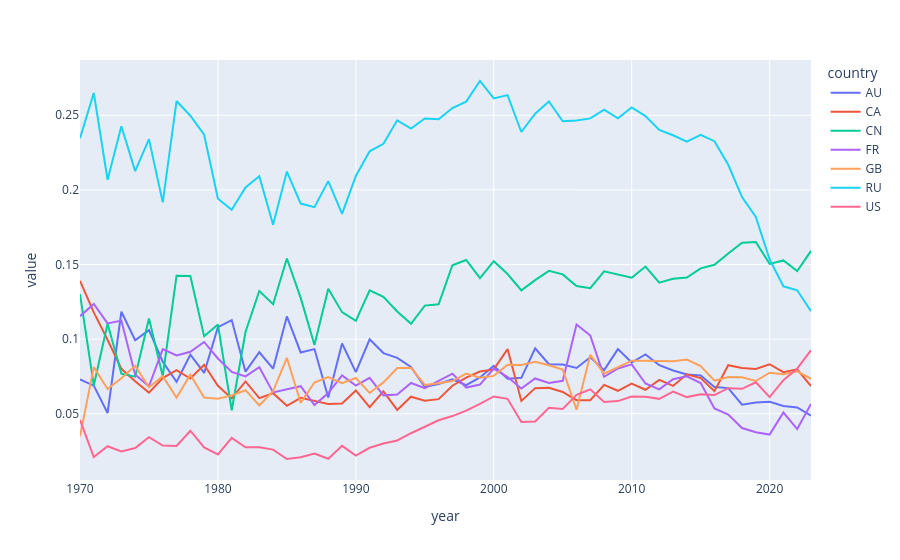

Source (notebook cell):
### Code cell
country_list = ["RU", "US", "FR", "CN", "GB", "AU", "CA"]
px.line(
    (
        df_stats_dyn
        .query("country in @country_list")
    ),
    x="year",
    y=["w1_tree_gl_collab"],
    color="country"
)
